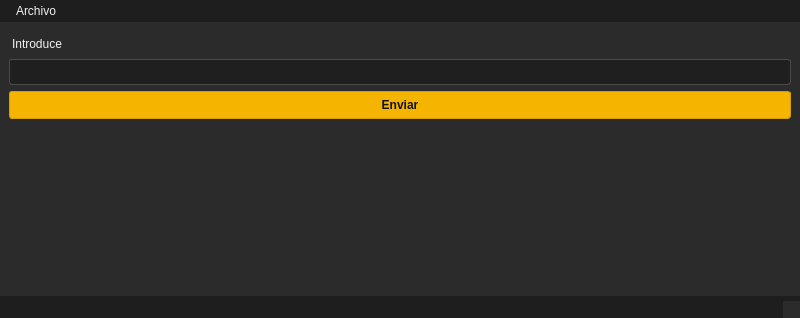
<?xml version="1.0" encoding="UTF-8"?>
<ui version="4.0">
 <class>MainWindow</class>
 <widget class="QMainWindow" name="MainWindow">
  <property name="geometry">
   <rect>
    <x>0</x>
    <y>0</y>
    <width>800</width>
    <height>318</height>
   </rect>
  </property>
  <property name="windowTitle">
   <string>Primer diseño</string>
  </property>
  <property name="windowIcon">
   <iconset resource="recursos.qrc">
    <normaloff>:/iconos/icono1.png</normaloff>:/iconos/icono1.png</iconset>
  </property>
  <property name="styleSheet">
   <string notr="true">/* ===== Ventana y widgets generales ===== */
QMainWindow, QWidget {
    background-color: #2b2b2b;
    color: #f2f2f2;
    font-size: 12px;
}

/* ===== Label ===== */
QLabel {
    color: #f2f2f2;
    margin-top: 6px;
    margin-bottom: 2px;
}

/* ===== LineEdit ===== */
QLineEdit {
    background-color: #1f1f1f;
    color: #f2f2f2;
    border: 1px solid #4a4a4a;
    border-radius: 3px;
    padding: 4px 6px;
    selection-background-color: #f4b400;
    selection-color: #111111;
}

QLineEdit:focus {
    border: 1px solid #f4b400;
}

/* ===== Botón Enviar ===== */
QPushButton {
    background-color: #f4b400;
    color: #111111;
    border: 1px solid #d69c00;
    border-radius: 3px;
    padding: 6px 10px;
    font-weight: bold;
}

QPushButton:hover {
    background-color: #ffcc33;
    border: 1px solid #e0a800;
}

QPushButton:pressed {
    background-color: #d69c00;
    border: 1px solid #b88400;
}

/* ===== Menú superior ===== */
QMenuBar {
    background-color: #1e1e1e;
    color: #f2f2f2;
}

QMenuBar::item {
    background: transparent;
    padding: 4px 10px;
}

QMenuBar::item:selected {
    background-color: #333333;
}

/* ===== Menú desplegable ===== */
QMenu {
    background-color: #1e1e1e;
    color: #f2f2f2;
    border: 1px solid #444444;
}

QMenu::item {
    padding: 6px 18px;
}

QMenu::item:selected {
    background-color: #f4b400;
    color: #111111;
}

/* ===== Barra de estado ===== */
QStatusBar {
    background-color: #1e1e1e;
    color: #f2f2f2;
}

QStatusBar::item {
    border: none;
}
</string>
  </property>
  <widget class="QWidget" name="centralwidget">
   <layout class="QVBoxLayout" name="verticalLayout">
    <item>
     <widget class="QLabel" name="label">
      <property name="statusTip">
       <string>Etiqueta solicitante con texto</string>
      </property>
      <property name="text">
       <string>Introduce</string>
      </property>
     </widget>
    </item>
    <item>
     <widget class="QLineEdit" name="lineEdit"/>
    </item>
    <item>
     <widget class="QPushButton" name="pushButton">
      <property name="text">
       <string>Enviar</string>
      </property>
     </widget>
    </item>
    <item>
     <spacer name="verticalSpacer">
      <property name="orientation">
       <enum>Qt::Orientation::Vertical</enum>
      </property>
      <property name="sizeHint" stdset="0">
       <size>
        <width>20</width>
        <height>40</height>
       </size>
      </property>
     </spacer>
    </item>
   </layout>
  </widget>
  <widget class="QMenuBar" name="menubar">
   <property name="geometry">
    <rect>
     <x>0</x>
     <y>0</y>
     <width>800</width>
     <height>22</height>
    </rect>
   </property>
   <widget class="QMenu" name="menuArchivo">
    <property name="title">
     <string>Archivo</string>
    </property>
    <addaction name="actionSalir"/>
   </widget>
   <addaction name="menuArchivo"/>
  </widget>
  <widget class="QStatusBar" name="statusbar"/>
  <action name="actionSalir">
   <property name="icon">
    <iconset resource="recursos.qrc">
     <normaloff>:/iconos/icono2.png</normaloff>:/iconos/icono2.png</iconset>
   </property>
   <property name="text">
    <string>Salir</string>
   </property>
   <property name="shortcut">
    <string>Ctrl+Q</string>
   </property>
  </action>
 </widget>
 <resources>
  <include location="recursos.qrc"/>
 </resources>
 <connections/>
</ui>
